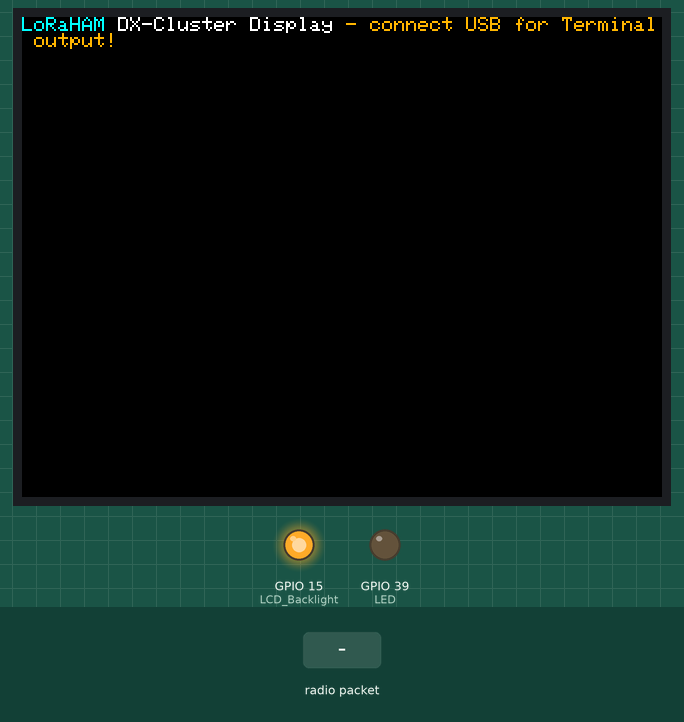
Simulated run of this sketch. Board: ESP32. On the bench: 320×240 colour display, output pins drawn as LEDs (lit = HIGH). The inputs (shaded band) are chosen by the test bench. No radio packets arrive unless stated; what the sketch prints to the serial monitor is not drawn.

Above: at 4.4 s.
4.5 s: radio packet "1" arrives
6.1 s: radio packet "0" arrives
7.7 s: radio packet "2" arrives
Timing chart, 0 to 10.7 s (numbered marks = the images above; inputs shaded):
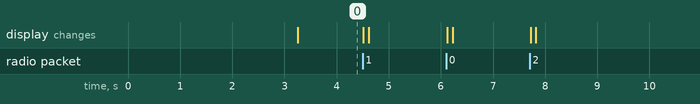

The sketch:

RX_DXCluster_over_LoRa.ino
```cpp
// RX DX-Cluster over LoRa mit LoRaHAM
// https://github.com/LoRaHAM
// https://loraham.de/shop


#include <SPI.h>
#include <LoRa.h>
#include <TFT_eSPI.h>


TFT_eSPI tft = TFT_eSPI(); /* TFT instance */

// LoRa-Pin-Definitionen (aus deinem Beispiel)
#define LORA_MOSI     35
#define LORA_MISO     37
#define LORA_SCK      36
#define LORA_CS       34
#define LORA_RST      2
#define LORA_IRQ0     3
#define LORA_IRQ1     21
#define LCD_Backlight 15
#define LED           39  // LED für Statusanzeigen (z. B. auf dem LoRaHAM-Board)

#define TFT_LoRaHAM_BLUE 0x07FF

// LoRa-Parameter
int LoRaFreqRX = 433900E3;    // 433,775 MHz (Simplex) für Lokal, 433,900 MHz bei Relais (DB0ARD)
int LoRaFreqTX = 433900E3;    // 433,775 MHz (Simplex)

int LoRaSF = 10;              // Spreading Factor
int LoRaBW = 125E3;           // Bandbreite in Hz
int LoRaPower = 0;           // Sendeleistung in dBm
String LastMessage = "";
int LastCursorPos = 0;

void setup() {
  Serial.begin(115200);
  delay(3000);

  pinMode(LED, OUTPUT);
  digitalWrite(LED, LOW);

  pinMode(LCD_Backlight, OUTPUT);
  digitalWrite(LCD_Backlight, LOW);

  tft.init();
  tft.setRotation(3);
  //tft.invertDisplay(1);                   // Invertiere das Display, falls du eine andere Variante benutzt und die Farben invertiert dargestellt werden.

  tft.fillScreen(TFT_BLACK);

  pinMode(LCD_Backlight, OUTPUT);
  digitalWrite(LCD_Backlight, HIGH);

  tft.setTextColor(TFT_LoRaHAM_BLUE, TFT_BLACK);
  tft.print("LoRaHAM ");
  tft.setTextColor(TFT_WHITE, TFT_BLACK);
  tft.print("DX-Cluster Display");

  tft.setTextColor(TFT_ORANGE, TFT_BLACK);
  tft.println(" - connect USB for Terminal output!");

  Serial.println("ESP32 RX DX-Cluster zu LoRa");


  // LoRa initialisieren
  SetupLoRaModule();
  Serial.println("");
}

String TrimmString(String Nachricht) {
  const int ZielLaenge = 78;
  int aktuelleLaenge = Nachricht.length();

  if (aktuelleLaenge < ZielLaenge) {
    int differenz = ZielLaenge - aktuelleLaenge;
    for (int i = 0; i < differenz; i++) {
      Nachricht += ' ';
    }
  }

  return Nachricht;
}


String allowedChar(String Message) {
  String result = "";

  for (unsigned int i = 0; i < Message.length(); i++) {
    char c = Message.charAt(i);
    // Nur druckbare ASCII-Zeichen (32 bis 126) und erweiterte UTF-8-Zeichen >= 128
    if ((c >= 32 && c <= 126) || (unsigned char)c >= 128) {
      result += c;
    }
  }

  return result;
}


void loop() {

  // LoRa-Nachrichten empfangen
    int packetSize = LoRa.parsePacket();
    if (packetSize) {
      onReceive(packetSize);
    }

}

// --- Funktionen für LoRa ---

void SetupLoRaModule() {
  // LoRa initialisieren
  SPI.begin(LORA_SCK, LORA_MISO, LORA_MOSI, LORA_CS);
  LoRa.setPins(LORA_CS, LORA_RST, LORA_IRQ0);

  if (!LoRa.begin(LoRaFreqRX)) {
    Serial.println("LoRa Initialisierung fehlgeschlagen!");
  } else {
    Serial.println("LoRa bereit!");
  }

  Serial.println("LoRa Konfig.");

  LoRa.setFrequency(LoRaFreqRX);          // Frequenz setzen
  LoRa.setSpreadingFactor(LoRaSF);        // SF setzen
  LoRa.setSignalBandwidth(LoRaBW);        // Bandbreite setzen
  LoRa.setCodingRate4(5);                 // CodingRate setzen
  LoRa.setPreambleLength(8);              // Preamble
  LoRa.setSyncWord(0x12);                 // SyncWord
  LoRa.enableCrc();                       // CRC einschalten
  LoRa.enableInvertIQ();
  LoRa.disableInvertIQ();
  //LoRa.setGain(6);                      // Gain optional
  LoRa.setTxPower(LoRaPower);             // Sendeleistung

  //LoRa.onTxDone(onTxDone);

  Serial.println("LoRa initialisiert.");
}

// Nachrichten über LoRa empfangen
void onReceive(int packetSize) {
  if (packetSize) {
    String incomingMessage = "";
    while (LoRa.available()) {
      incomingMessage += (char)LoRa.read();
    }

      String dxMessage = incomingMessage;
      dxMessage = allowedChar(dxMessage);
      dxMessage.trim();
      dxMessage = TrimmString(dxMessage);
      Serial.println("" + dxMessage);

      int CursorPos = tft.getCursorY();
      if (CursorPos > 300)  CursorPos = 8;    // Set cursor near top left corner of screen

      tft.setCursor(0, LastCursorPos);
      tft.setTextColor(TFT_YELLOW, TFT_BLACK);
      tft.println(LastMessage);

      tft.setCursor(0, CursorPos);
      tft.setTextColor(TFT_GREEN, TFT_BLACK);
      tft.println(dxMessage);
      delay(100);
      tft.setCursor(0, CursorPos);
      tft.setTextColor(TFT_WHITE, TFT_BLACK);
      tft.println(dxMessage);

      LastMessage = dxMessage;
      LastCursorPos = CursorPos;

  }
}

void onTxDone() {
  Serial.println("LoRa TxDone");
  digitalWrite(LED, LOW);  // LED ausschalten nach Senden
}

void LoRaSendMessage(String outgoing) {
  digitalWrite(LED, HIGH);
  LoRa.setFrequency(LoRaFreqTX);   // Frequenz für Senden
  LoRa.beginPacket();
  LoRa.print(outgoing);
  LoRa.endPacket();            // true = async / non-blocking mode
  digitalWrite(LED, LOW);
  delay(100);
}
```
